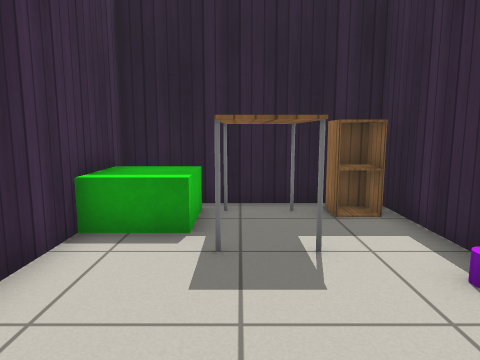
View 1 (above)

23 first-person views from a walk through a Gazebo world. The camera is 0.9 m above the floor, tilts 8° down and sees 70° across. The floor is counted in squares, 0.5 m on a side. Each view is taken from the middle of a square. On the plan, view 1 faces up. The plan holds only what a view shows up to about 17 squares ahead; the rest is blank. Gazebo's built-in surfaces are drawn with simple patterns.

View 2
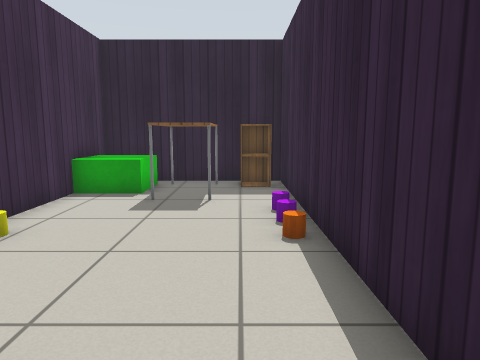

View 3
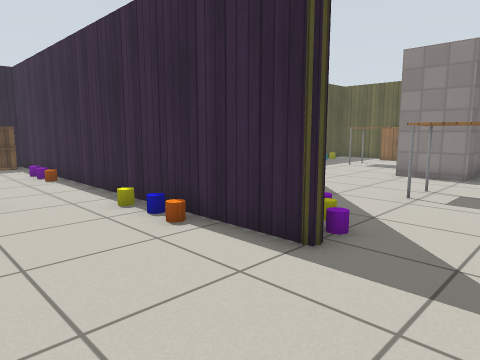

View 4
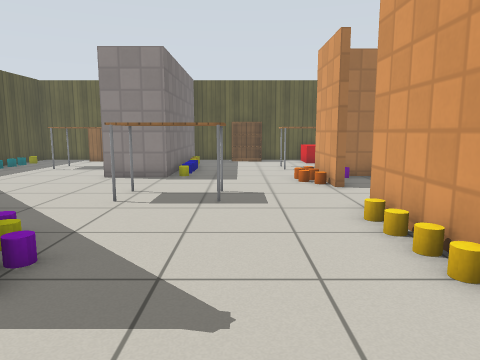

View 5
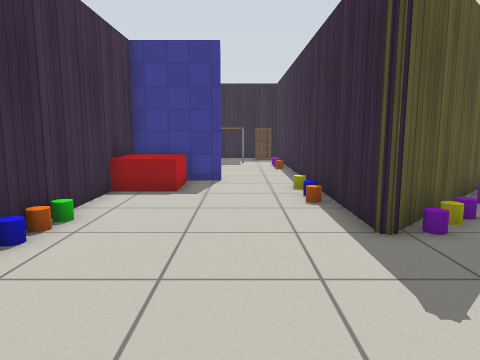

View 6
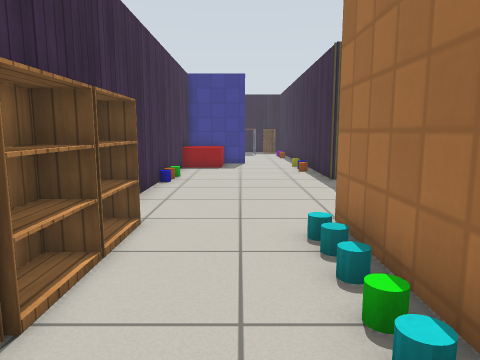

View 7
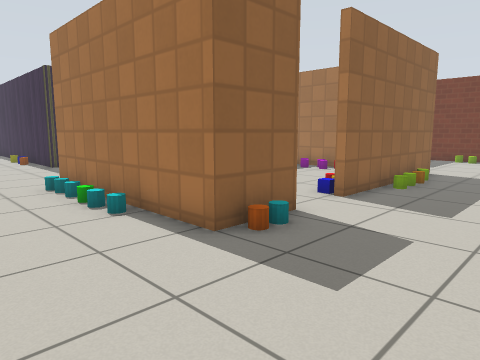

View 8
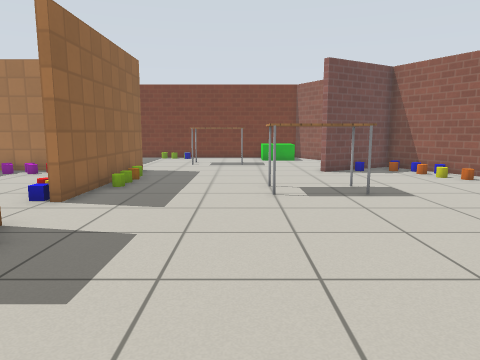

View 9
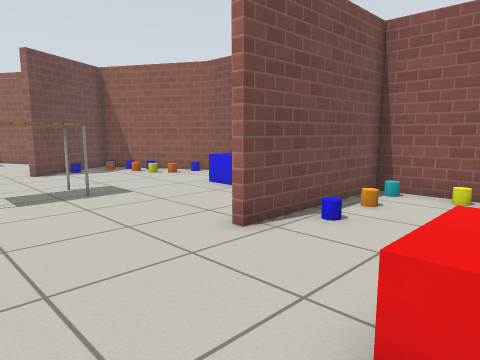

View 10
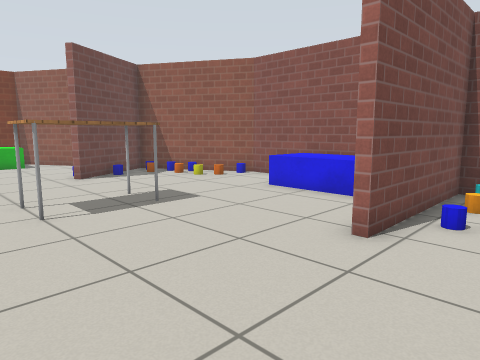

View 11
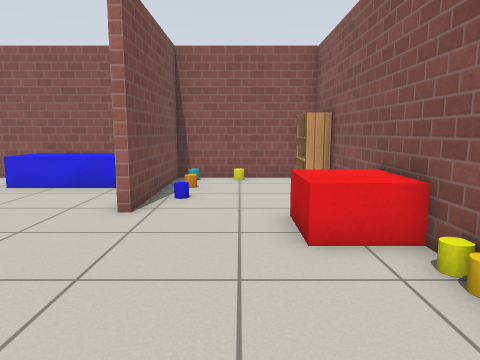

View 12
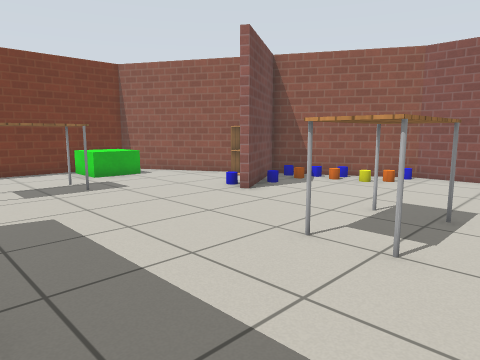

View 13
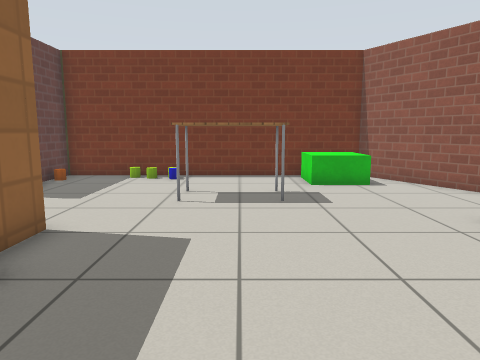

View 14
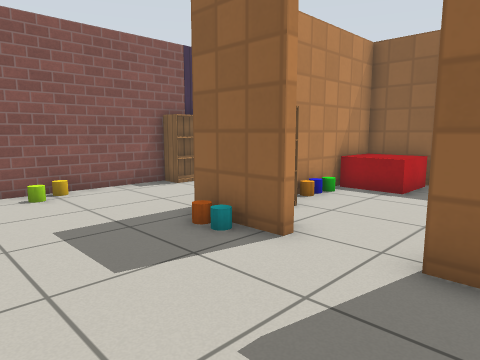

View 15
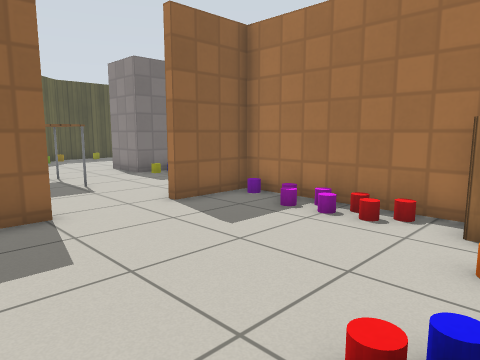

View 16
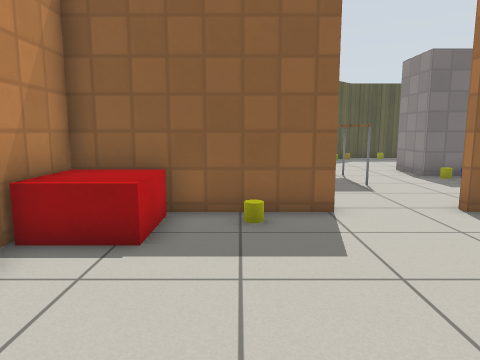

View 17
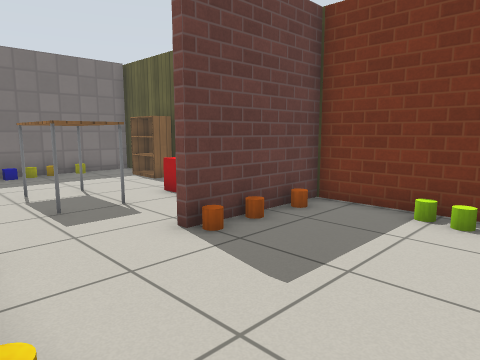

View 18
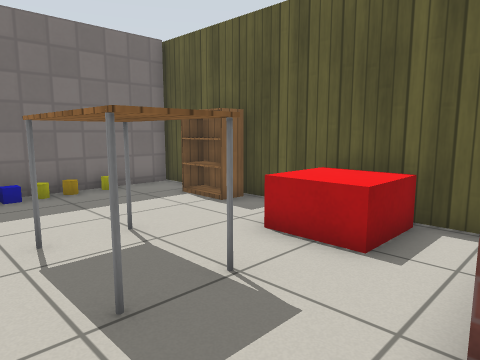

View 19
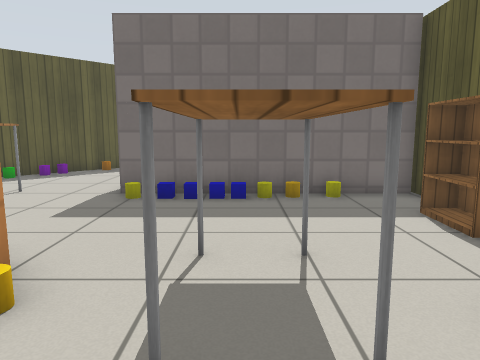

View 20
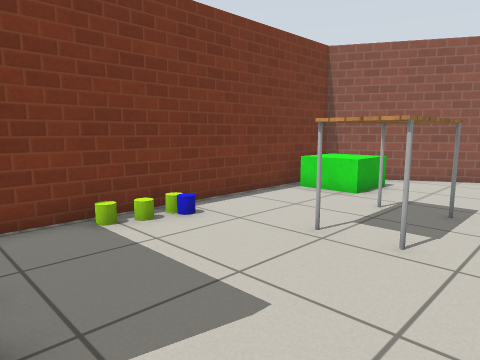

View 21
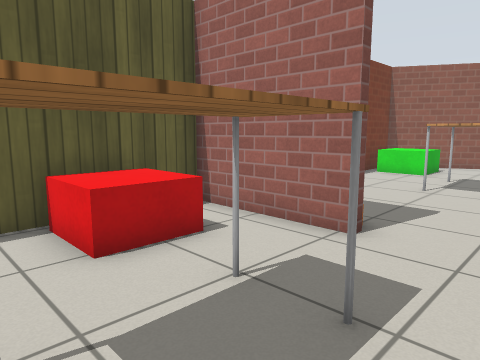

View 22
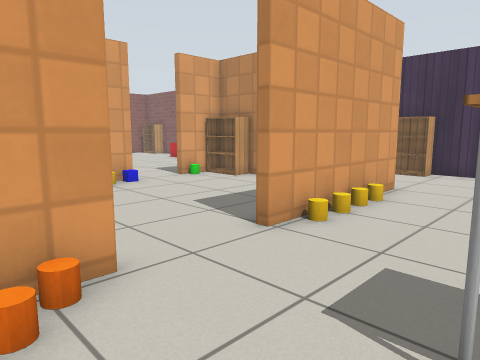

View 23
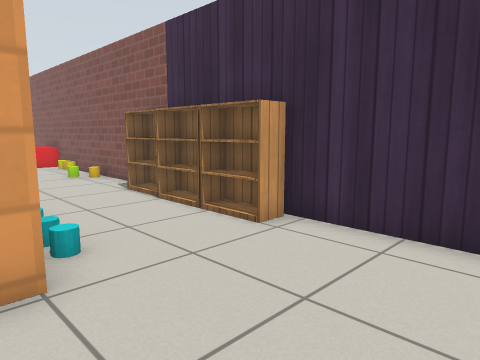

### Floor plan
Points are (right, up) in squares from view 1. A wall is a line through its corners. A room is listed if a view was taken in it or the views show most of it. See-through windows are left out.
Room 1 (view 1)
walls: (3.5, -2.6) (3.5, 8.6) (-2.9, 8.6) (-2.9, 2.9)
ways out: opening at (1.5, -2) to room 2
objects: yellow cylinder (-2, 2); green box (-2, 6) to (-1, 8); table (0, 5) to (1, 8); cabinet (2, 7) to (3, 8)
Room 2 (views 2, 3, 4, 22, 23)
walls: (3.9, -9.1) (3.6, -9.1); (3.5, -9.3) (3.5, -2.6); (2, -15.1) (8.1, -15.1); (10, -2.9) (3.7, -9.2) (3.4, -8.9); (11, -15.1) (14.4, -15.1); (14.5, -9.1) (13.5, -9.1) (13.5, -6.5); (0.4, -2.4) (-2.9, -2.4) (-2.9, -13.6)
ways out: opening at (1.5, -2) to room 1; opening at (0, -14) to room 3; opening at (10, -15) to room 4; opening at (14, -12) to room 5; opening at (12.5, -4.8)
objects: red box (-2, -5) to (-1, -3); purple cylinder (5, -9); purple cylinder (6, -8); other object (8, -6); table (9, -12) to (10, -9); other object (9, -5); orange cylinder (12, -14); other object (13, -14); yellow cylinder (14, -10)
Room 3 (views 5, 6, 7, 8, 9, 10, 11, 12, 13, 14, 17, 18, 20)
walls: (4.5, -23.4) (2, -23.4) (2, -15.1); (13.5, -23.4) (6.7, -23.4); (4.9, -38.4) (10.6, -38.4) (15.6, -35.6) (13.5, -31.9) (13.8, -31.7); (16.9, -34.9) (22.2, -31.9) (22.2, -19.9) (17.6, -19.9); (-2.9, -13.6) (-3, -38.4) (2.5, -38.4) (2.5, -32.5) (2.9, -32.5)
ways out: opening at (0, -14) to room 2; opening at (5.5, -23) to room 4; opening at (16, -20) to room 5
objects: bookshelf (-3, -38) to (-2, -36); red box (-3, -32) to (-1, -30); green cylinder (-2, -26); bookshelf (-2, -21) to (-2, -20); bookshelf (-2, -19) to (-2, -18); bookshelf (-2, -17) to (-2, -15); cyan cylinder (1, -21); cyan cylinder (1, -20); green cylinder (1, -19); cyan cylinder (1, -18); cyan cylinder (1, -17); cyan cylinder (1, -16); blue box (3, -38) to (8, -36); cyan cylinder (3, -25); orange cylinder (3, -24); table (8, -32) to (9, -29); green cylinder (9, -24); other object (10, -24); other object (11, -37); other object (11, -24); other object (12, -36); other object (12, -24); other object (13, -36); other object (14, -35); other object (14, -34); yellow cylinder (14, -23); other object (15, -32); cabinet (16, -35) to (17, -34); table (17, -28) to (18, -25); green box (20, -31) to (21, -29); blue cylinder (21, -25); green cylinder (21, -24)
Room 4 (views 15, 16)
walls: (8.1, -15.1) (8.1, -15.4) (2.3, -15.4) (2.3, -23.1) (4.5, -23.1) (4.5, -23.4); (6.7, -23.4) (6.7, -23.1) (7.6, -23.1); (13.9, -21.6) (13.9, -15.4) (11.1, -15.4)
ways out: opening at (10, -15) to room 2; opening at (5.5, -23) to room 3
objects: bookshelf (3, -22) to (3, -21); orange cylinder (3, -20); green cylinder (3, -19); red box (3, -18) to (4, -16); yellow cylinder (6, -16); red cylinder (8, -22); blue cylinder (9, -22); other object (11, -22); cabinet (13, -22); red cylinder (13, -21); red cylinder (13, -20); other object (13, -19); purple cylinder (13, -18); other object (13, -17); purple cylinder (13, -16)
Room 5 (views 19, 21)
walls: (17.6, -19.6) (22.2, -19.6) (22.2, -8.8); (22.1, -9.1) (14.5, -9.1)
ways out: opening at (14, -12) to room 2; opening at (16, -20) to room 3
objects: blue box (15, -10); table (16, -17) to (18, -14); blue box (16, -10); blue box (17, -10); yellow cylinder (18, -10); red box (20, -18) to (21, -16); yellow cylinder (20, -10); bookshelf (21, -13) to (21, -12)

Positions as (right, up) in squares from view 1, and headings:
1: (0, 0), facing up
2: (2, -4), facing up
3: (-1, -12), facing up-right
4: (0, -12), facing right
5: (1, -15), facing up
6: (0, -22), facing up
7: (-2, -28), facing up-right
8: (-2, -28), facing right
9: (-2, -28), facing down-right
10: (0, -27), facing down-right
11: (0, -25), facing down
12: (6, -24), facing down-right
13: (8, -27), facing right
14: (8, -28), facing up-left
15: (6, -23), facing up-right
16: (6, -23), facing up
17: (14, -25), facing up-right
18: (15, -20), facing up-right
19: (17, -19), facing up
20: (15, -20), facing down-right
21: (15, -14), facing down-right
22: (13, -11), facing down-left
23: (3, -11), facing down-left
